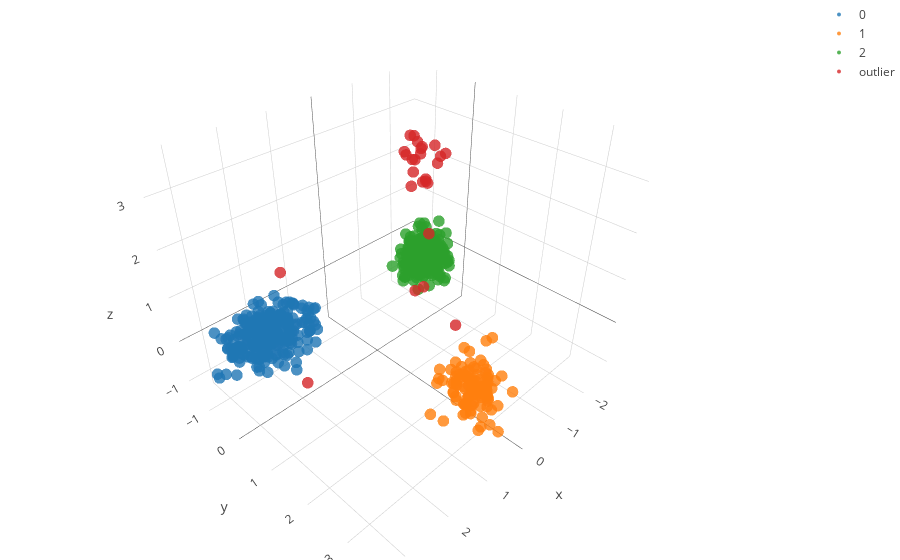

The notebook cell this image was saved under:
### Code cell
names= ["0","1","2","outlier"]

fig_features= [go.Scatter3d(
        x = global_data[[x for x in range(len(new_labels)) if new_labels[x] == i],0],
        y = global_data[[x for x in range(len(new_labels)) if new_labels[x] == i],1],
        z = global_data[[x for x in range(len(new_labels)) if new_labels[x] == i],2],
        type='scatter3d',
        mode= "markers",
        marker= {
        'line': {'width': 0},
        'size': 4,
        'symbol': 'circle',
      "opacity": .8
      },
      name= names[i]
    ) for i in list(set(new_labels))]


layout = go.Layout(
    margin=dict(
        l=0,
        r=0,
        b=0,
        t=0
    )
)

fig = go.Figure(data=fig_features, layout=layout)
iplot(fig)
